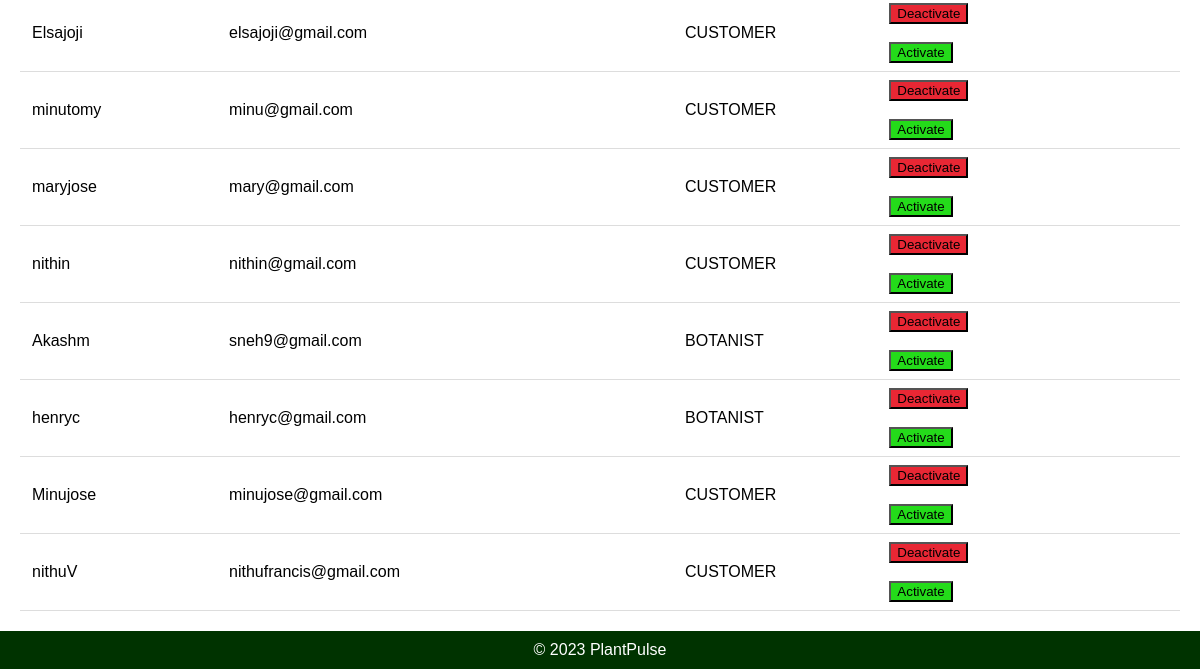
/user/ (signed in, lower part), run on an earlier commit of the app's database.
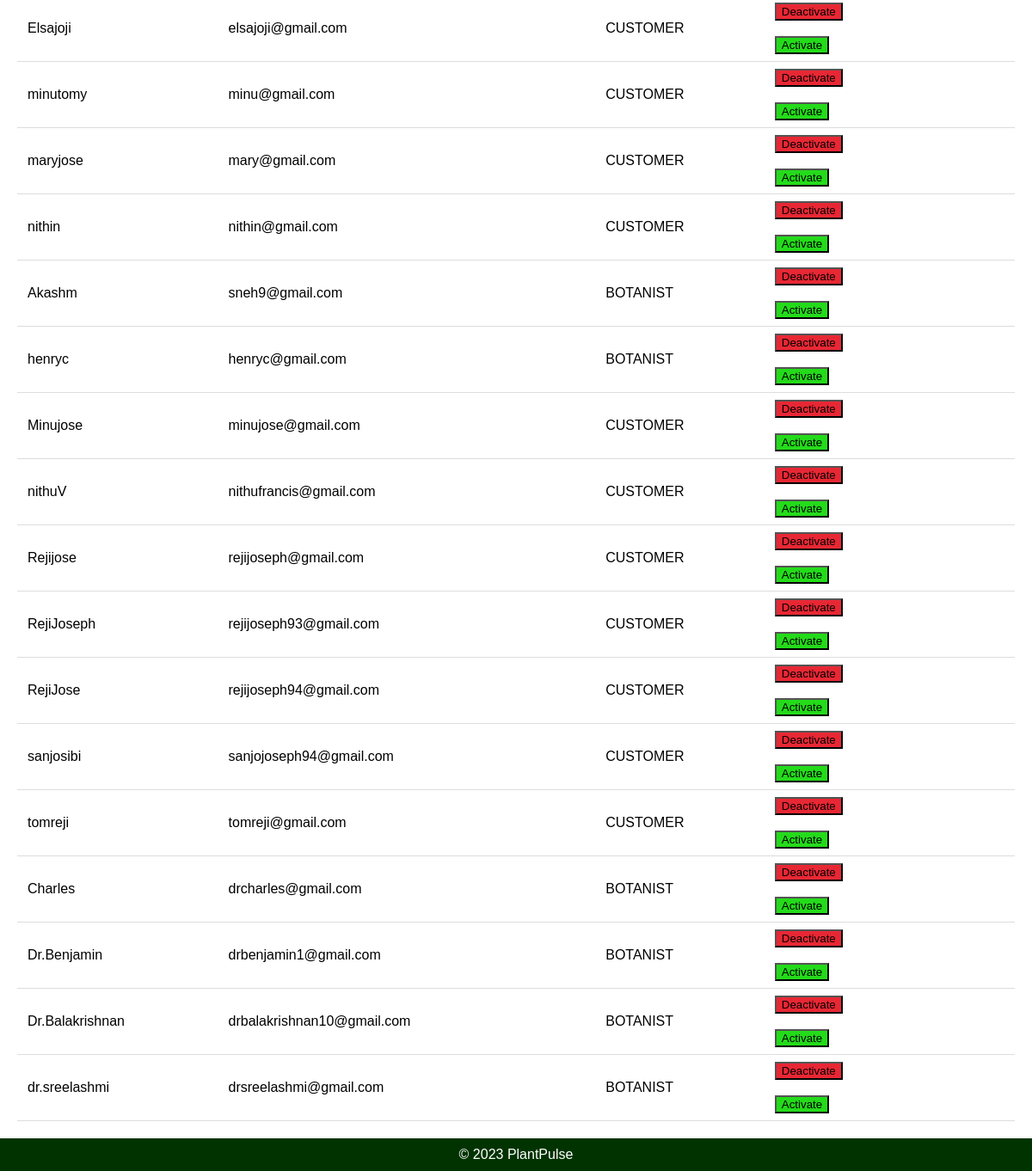
And on a later commit of the database.
### appplant/models.py (models this page shows)
class User(AbstractUser):
    email = models.EmailField(unique=True)
    USERNAME_FIELD = 'email'
    REQUIRED_FIELDS = ['username']
    class Role (models.TextChoices):
        ADMIN = "ADMIN",'Admin'
        CUSTOMER = "CUSTOMER",'CUSTOMER'
        BOTANIST = "BOTANIST", 'BOTANIST'
        HORTICULTURE = "HORTICULTURE", 'HORTICULTURE'
    role = models.CharField(max_length=50, choices= Role.choices)

### appplant/views.py (the view)
# urls.py: path('user/',views.user_r,name="user"),
@never_cache
@login_required(login_url='login')
def user_r(request):
    user_s = User.objects.all()  # Fetch all products
    return render(request, 'user.html', {'user_s': user_s})

### templates/user.html (shortened to what this page needs)
{% load static %}
<!DOCTYPE html>
<html lang="en">
<head>
</head>
<body>
    <div class="container">
        <table>
            {% for user in user_s %}
            <tr>
                <td>{{ user.username }}</td>
                <td>{{ user.email }}</td>
                <td>{{ user.role }}</td>
                <td>
                    <form action="{% url 'deactivate_user' user.id %}" method="post">
                        <button type="submit" class="deactivate-button">Deactivate</button>
                    </form>
                    <br>
                    <form action="{% url 'activate_user' user.id %}" method="post">
                        <button type="submit" class="activate-button">Activate</button>
                    </form>
                </td>
            </tr>
            {% endfor %}
        </table>
    </div>
    <div class="footer">
        &copy; 2023 PlantPulse
    </div>
</body>
</html>

What changed in the data, as far as the page shows it:
added User: username "Rejijose", email "rejijoseph@gmail.com", role "CUSTOMER"
added User: username "RejiJoseph", email "rejijoseph93@gmail.com", role "CUSTOMER"
added User: username "RejiJose", email "rejijoseph94@gmail.com", role "CUSTOMER"
added User: username "sanjosibi", email "sanjojoseph94@gmail.com", role "CUSTOMER"
added User: username "tomreji", email "tomreji@gmail.com", role "CUSTOMER"
added User: username "Charles", email "drcharles@gmail.com", role "BOTANIST"
added User: username "Dr.Benjamin", email "drbenjamin1@gmail.com", role "BOTANIST"
added User: username "Dr.Balakrishnan", email "drbalakrishnan10@gmail.com", role "BOTANIST"
added User: username "dr.sreelashmi", email "drsreelashmi@gmail.com", role "BOTANIST"
